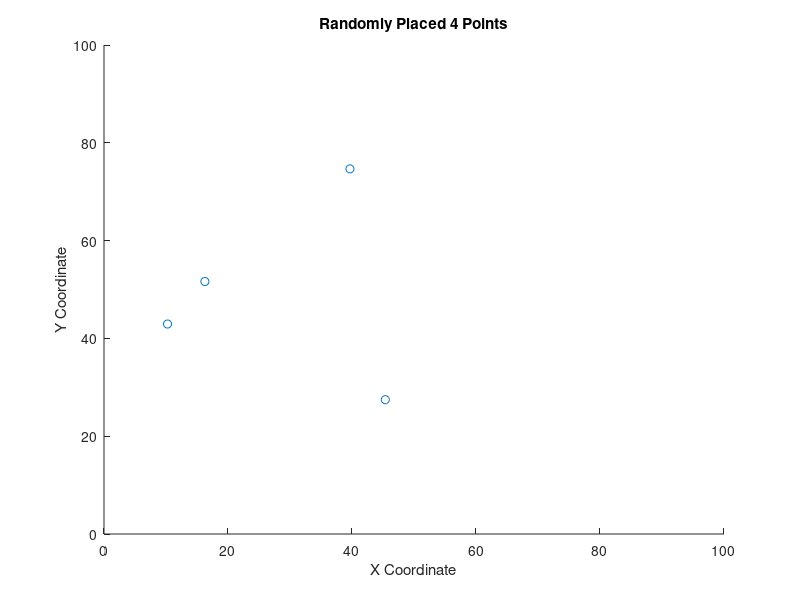
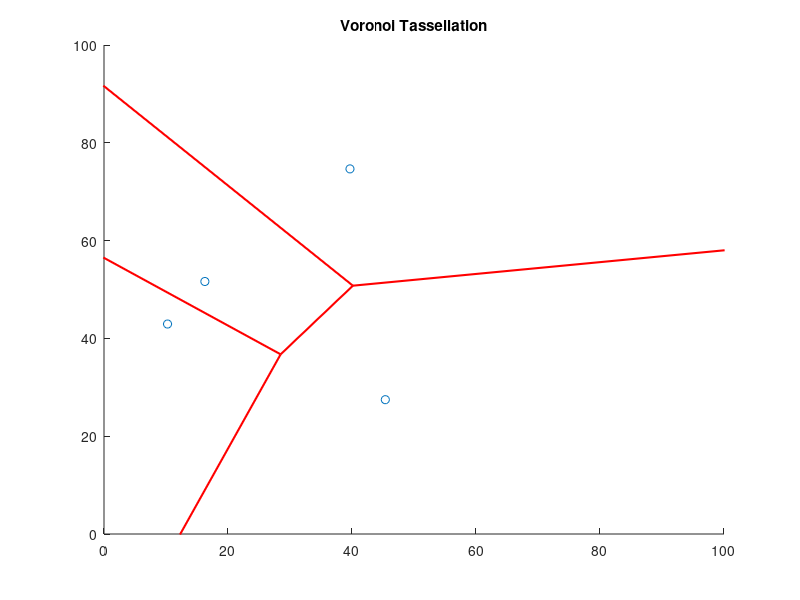

Source code (MATLAB) for these figures, in order:
clear all;
close all;
clc;

% Define the number of points and grid dimensions
numPoints = 4;      % Set the number of points you want to generate
dimgrid = [100 100];   % Define the height of the grid

points = zeros(numPoints,2);

% Generate random positions for each point
x = rand(numPoints, 1) * dimgrid(1);   % Random x coordinates
y = rand(numPoints, 1) * dimgrid(2);  % Random y coordinates

points = [x,y];

% Plot the points on a figure
figure(1);
scatter(points(:,1),points(:,2));
axis([0 dimgrid(1) 0 dimgrid(2)]); 
xlabel('X Coordinate');
ylabel('Y Coordinate');
title(sprintf('Randomly Placed %d Points', numPoints));

% Compute and plot Voronoi tessellation
[vx, vy] = voronoi(points(:,1), points(:,2));

figure(2);
hold on;
plot(vx, vy, 'r-', 'LineWidth', 1.5);
axis([0 dimgrid(1) 0 dimgrid(2)]); 
scatter(points(:,1),points(:,2));
title('Voronoi Tassellation');

%% Compute Voronoi tessellation using voronoin
[V, C] = voronoin(points);

%% For simplicity, assume that every cell is fully bounded inside the grid.
% (For unbounded cells, you need to clip the polygon to the grid first.)
density = 1;  % mass per unit area
cellMasses = zeros(numPoints, 1);

for i = 1:numPoints
    cellIdx = C{i};
    
    % Check for unbounded cell (index 1 is at infinity)
    if any(cellIdx==1)
        fprintf('Cell %d is unbounded; it must be clipped before integration.\n', i);
        continue;
    end
    
    % Extract the vertices of the cell (assumed in order)
    xv = V(cellIdx, 1);
    yv = V(cellIdx, 2);
    
    % Compute area using the polyarea function (integration over the polygon)
    cellArea = polyarea(xv, yv);
    
    % Mass is density multiplied by area
    cellMasses(i) = density * cellArea;
    
    % Optionally, plot the cell for visualization
    hold on;
    plot([xv; xv(1)], [yv; yv(1)], 'r-', 'LineWidth', 1.5);
end

%% Display computed masses
fprintf('Mass of each Voronoi cell (for bounded cells):\n');
for i = 1:numPoints
    if cellMasses(i) > 0
        fprintf('Cell %d: %.2f\n', i, cellMasses(i));
    end
end